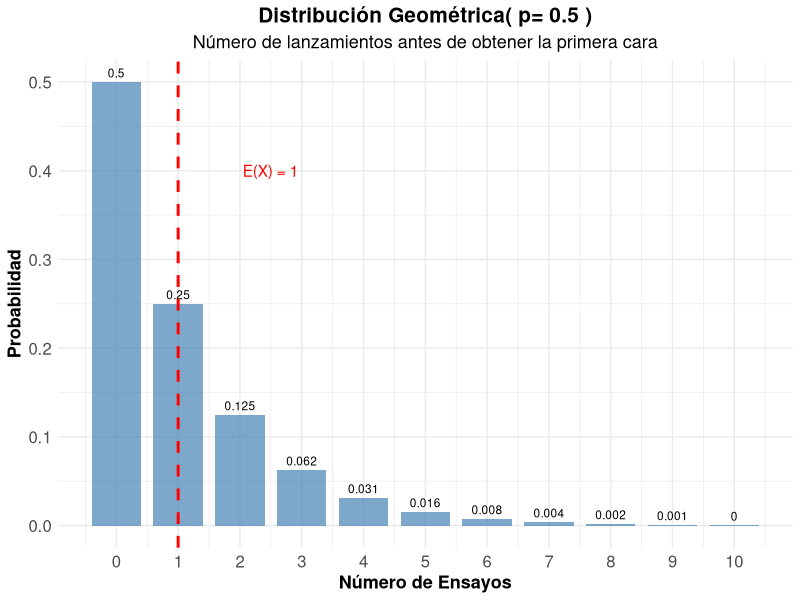
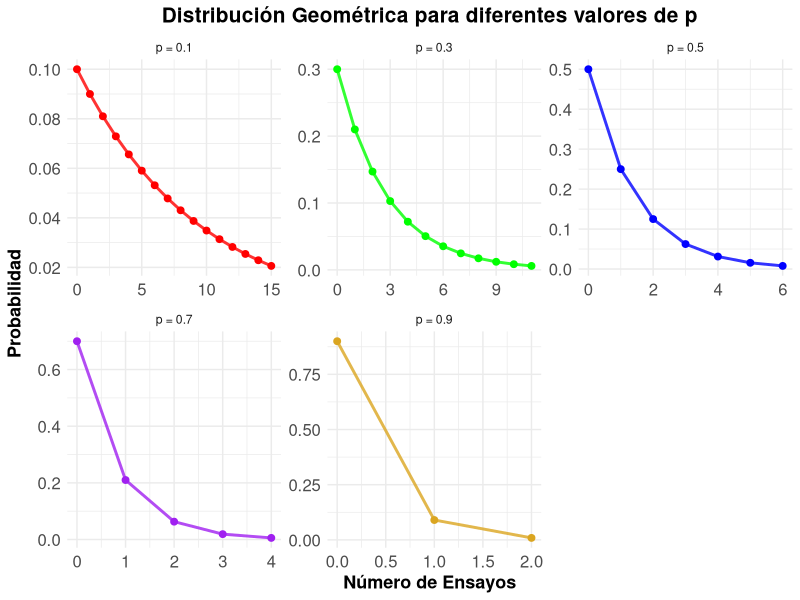
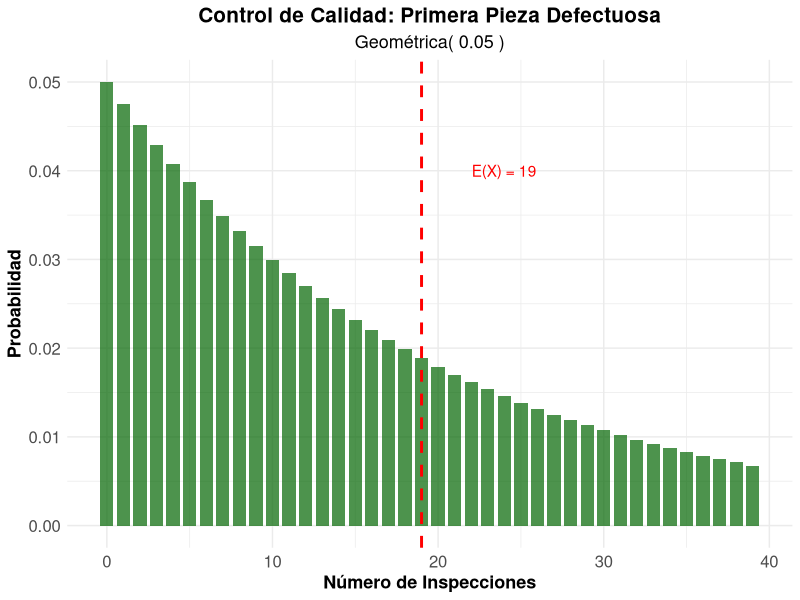
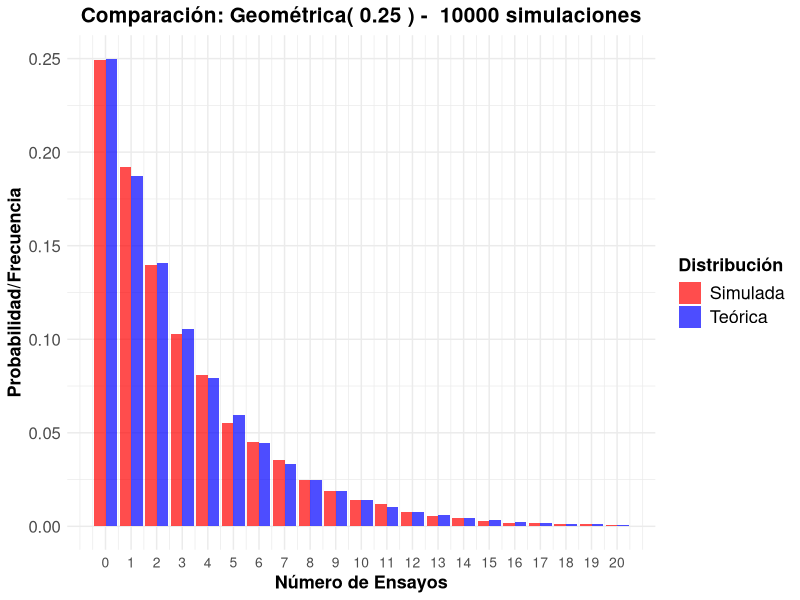
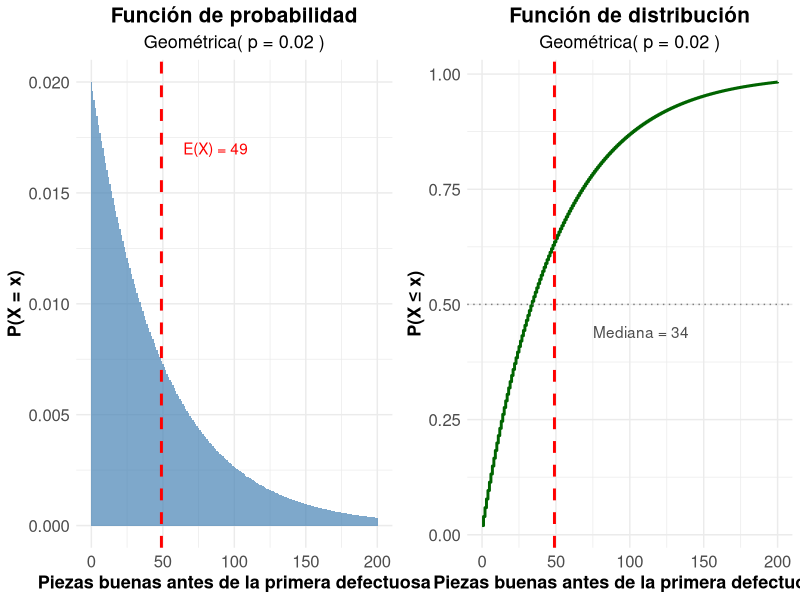
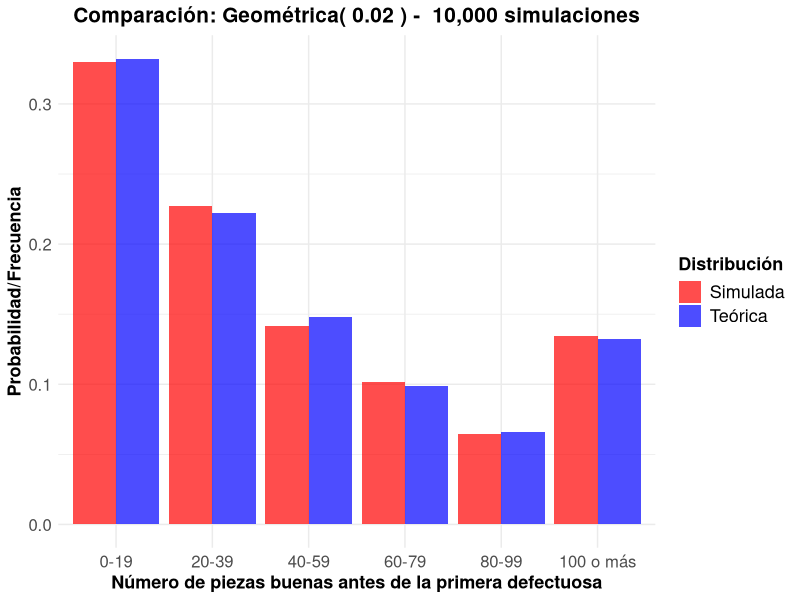
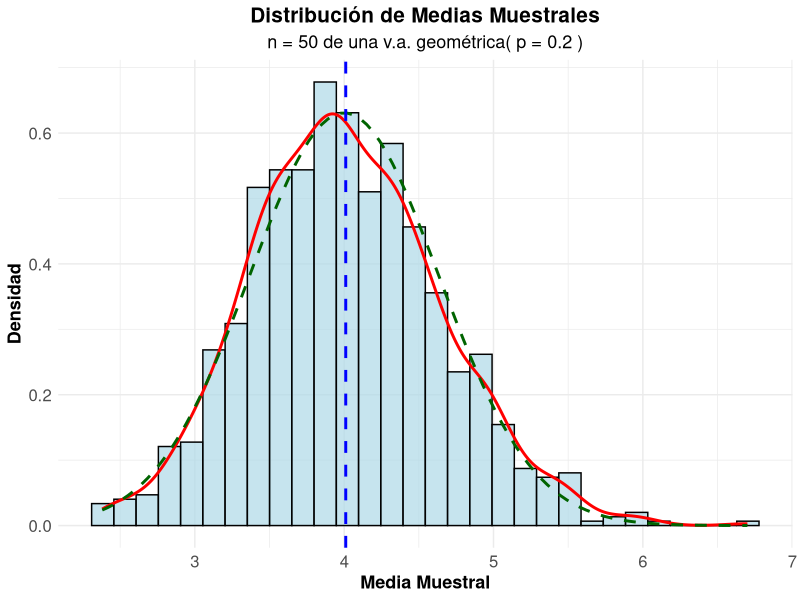

Recreate these plots in R, in order.
## ---- chunk 1
#| label: setup
#| include: false

library(tidyverse)
library(kableExtra)
library(gridExtra)
library(tidyr)
## ---- chunk 2
#| label: moneda-geometrica
#| code-fold: true

# Parámetro
p_cara <- 0.5

# Calcular probabilidades para los primeros 11 ensayos
k_moneda <- 0:10
# Prefijo d (density) sufijo es el de la va
prob_geometrica <- dgeom(k_moneda , p_cara)  

# Crear tabla
geometrica_moneda <- data.frame(
  Ensayo = k_moneda,
  Probabilidad = prob_geometrica,
  Prob_Acumulada = pgeom(k_moneda, p_cara)
)

kable(geometrica_moneda, 
      caption = "Distribución Geométrica - Primera cara (p = 0.5)",
      digits = 4,
      col.names = c("Ensayo", "P(X = x)", "P(X ≤ x)")) %>%
  kable_styling(bootstrap_options = "striped")

# Parámetros estadísticos
media_moneda <- (1-p_cara) / p_cara
varianza_moneda <- (1 - p_cara) / (p_cara^2)
desv_std_moneda <- sqrt(varianza_moneda)


cat("Media (ensayos esperados):", media_moneda, "\n")
cat("Varianza:", varianza_moneda, "\n")
cat("Desviación estándar:", round(desv_std_moneda, 4), "\n")

## ---- chunk 3
#| code-fold: true
#| fig-align: center


#| label: grafico-geometrica-basico
#| fig-cap: "Distribución Geométrica - Primera cara en lanzamiento de moneda"
ggplot(geometrica_moneda, aes(x = Ensayo, y = Probabilidad)) +
  geom_col(fill = "steelblue", alpha = 0.7, width = 0.8) +
  geom_text(aes(label = round(Probabilidad, 3)), vjust = -0.5, size = 3) +
  geom_vline(xintercept = media_moneda, color = "red", linetype = "dashed", linewidth = 1) +
  annotate("text", x = media_moneda + 1.5, y = max(prob_geometrica) * 0.8, 
           label = paste("E(X) =", media_moneda), color = "red") +
  scale_x_continuous(breaks = k_moneda) +
  labs(title = paste("Distribución Geométrica( p=", p_cara, ")"),
       subtitle = "Número de lanzamientos antes de obtener la primera cara",
       x = "Número de Ensayos",
       y = "Probabilidad") +
  theme_minimal() +
  theme(
    legend.title = element_text(size=13, face="bold"),
    legend.text = element_text(size=13),
    plot.title = element_text(size=15, face="bold", hjust = 0.5),
    plot.subtitle = element_text(size=13, hjust = 0.5),
    axis.text.x=element_text(size=12),
    axis.text.y=element_text(size=12),
    axis.title.x = element_text(face="bold", size=13),
    axis.title.y = element_text(face="bold", size=13)
    # panel.grid.major.y = element_line(color = "#ECF0F1", linewidth = 0.5,
    #   linetype = "dashed"),
    # panel.grid.minor.y = element_blank(),
    # panel.grid.major.x = element_blank(),
    # panel.background = element_rect(fill = "#FAFAFA", color = NA),
    # plot.background = element_rect(fill = "white", color = NA)
  )
## ---- chunk 4
#| label: diferentes-p
#| code-fold: true


# Diferentes probabilidades de éxito
p_values <- c(0.1, 0.3, 0.5, 0.7, 0.9)
k_max <- 15

# Crear data frame para comparación
geometrica_comp <- data.frame()
for(p in p_values) {
  k_vals <- 0:k_max
  probs <- dgeom(k_vals, p)  
  
  temp_data <- data.frame(
    p_label = paste("p =", p),
    k = k_vals,
    probabilidad = probs,
    media = (1-p)/p,
    varianza = (1-p)/(p^2)
  )
  geometrica_comp <- rbind(geometrica_comp, temp_data)
}

# Tabla de parámetros
parametros_comp <- data.frame(
  p = p_values,
  Media = (1-p_values)/p_values,
  Varianza = (1-p_values)/(p_values^2),
  Desv_Std = sqrt((1-p_values)/(p_values^2))
)

kable(parametros_comp, 
      caption = "Parámetros de la distribución geométrica para diferentes valores de p",
      digits = 4,
      col.names = c("p", "Media", "Varianza", "Desv. Std")) |> 
  kable_styling(bootstrap_options = "striped")
## ---- chunk 5
#| label: grafico-diferentes-p
#| code-fold: true
#| fig-align: center
#| fig-cap: "Distribución Geométrica para diferentes valores de p"
# Filtrar para mejor visualización
geometrica_filtered <- geometrica_comp[geometrica_comp$probabilidad > 0.005, ]

ggplot(geometrica_filtered, aes(x = k, y = probabilidad, color = p_label)) +
  geom_line(linewidth = 1, alpha = 0.8, show.legend = FALSE) +
  geom_point(size = 2, show.legend = FALSE) +
  scale_color_manual(values = c("red", "green", "blue", "purple", "goldenrod")) +
  facet_wrap(~p_label, scales = "free") +
  labs(title = "Distribución Geométrica para diferentes valores de p",
       x = "Número de Ensayos",
       y = "Probabilidad",
       color = "Parámetro") +
  theme_minimal() +
  theme(
    legend.title = element_text(size=13, face="bold"),
    legend.text = element_text(size=13),
    plot.title = element_text(size=15, face="bold", hjust = 0.5),
    plot.subtitle = element_text(size=13, hjust = 0.5),
    axis.text.x=element_text(size=12),
    axis.text.y=element_text(size=12),
    axis.title.x = element_text(face="bold", size=13),
    axis.title.y = element_text(face="bold", size=13)
    # panel.grid.major.y = element_line(color = "#ECF0F1", linewidth = 0.5,
    #   linetype = "dashed"),
    # panel.grid.minor.y = element_blank(),
    # panel.grid.major.x = element_blank(),
    # panel.background = element_rect(fill = "#FAFAFA", color = NA),
    # plot.background = element_rect(fill = "white", color = NA)
  )
## ---- chunk 6
#| label: falta-memoria
#| code-fold: true

# Demostración de la propiedad de falta de memoria
p_mem <- 0.3
s <- 5
t <- 3

# P(X >= s + t)
prob_s_t <- 1 - pgeom(s + t-1, p_mem)  

# P(X >= s) 
prob_s <- 1- pgeom(s-1, p_mem)

# P(X >= t) 
prob_t <- 1- pgeom(t-1, p_mem)

# P(X >= s + t | X >= s) = P(X >= s + t) / P(X >= s)
prob_condicional <- prob_s_t / prob_s

cat("Demostración de la Propiedad de Falta de Memoria:\n")
cat("Parámetros: p =", p_mem, ", s =", s, ", t =", t, "\n\n")
cat("P(X  ≥", s+t, ") =", round(prob_s_t, 6), "\n")
cat("P(X  ≥", s, ") =", round(prob_s, 6), "\n")
cat("P(X  ≥", t, ") =", round(prob_t, 6), "\n\n")
cat("P(X  ≥", s+t, "| X  ≥", s, ") =", round(prob_condicional, 6), "\n")
cat("P(X  ≥", t, ") =", round(prob_t, 6), "\n\n")
cat("¿Son iguales?", abs(prob_condicional - prob_t) < 1e-10, "\n")
## ---- chunk 7
#| label: control-calidad-geometrica
#| code-fold: true
#| fig-align: center
# Parámetros
p_defecto_geom <- 0.05

# Parámetros estadísticos
media_defecto <- (1-p_defecto_geom) / p_defecto_geom
varianza_defecto <- (1 - p_defecto_geom) / (p_defecto_geom^2)
desv_std_defecto <- sqrt(varianza_defecto)

cat("Control de Calidad - Primera pieza defectuosa:\n")
cat("Probabilidad de defecto por pieza:", p_defecto_geom, "\n")
cat("Número esperado de inspecciones:", media_defecto, "\n")
cat("Desviación estándar:", round(desv_std_defecto, 2), "\n\n")

# Probabilidades específicas
k_calidad <- 0:50
prob_calidad <- dgeom(k_calidad, p_defecto_geom)

# Preguntas de interés
prob_primera_10 <- sum(prob_calidad[1:10])
prob_mas_20 <- 1 - sum(prob_calidad[1:20])
prob_entre_10_30 <- sum(prob_calidad[10:30])

cat("Probabilidades de interés:\n")
cat("P(primera defectuosa en ≤ 10 inspecciones):", round(prob_primera_10, 4), "\n")
cat("P(primera defectuosa en > 20 inspecciones):", round(prob_mas_20, 4), "\n")
cat("P(primera defectuosa entre 10 y 30 inspecciones):", round(prob_entre_10_30, 4), "\n")



# Visualización
calidad_data <- data.frame(
  k = k_calidad[1:40],
  probabilidad = prob_calidad[1:40]
)

ggplot(calidad_data, aes(x = k, y = probabilidad)) +
  geom_col(fill = "darkgreen", alpha = 0.7, width = 0.8) +
  geom_vline(xintercept = media_defecto, color = "red", linetype = "dashed", linewidth = 1) +
  annotate("text", x = media_defecto + 5, y = max(prob_calidad) * 0.8, 
           label = paste("E(X) =", media_defecto), color = "red") +
  labs(title = "Control de Calidad: Primera Pieza Defectuosa",
       subtitle = paste("Geométrica(", p_defecto_geom, ")"),
       x = "Número de Inspecciones",
       y = "Probabilidad") +
  theme_minimal() +
  theme(
    legend.title = element_text(size=13, face="bold"),
    legend.text = element_text(size=13),
    legend.position = "bottom",
    plot.title = element_text(size=15, face="bold", hjust = 0.5),
    plot.subtitle = element_text(size=13, hjust = 0.5),
    axis.text.x=element_text(size=12),
    axis.text.y=element_text(size=12),
    axis.title.x = element_text(face="bold", size=13),
    axis.title.y = element_text(face="bold", size=13)
    # panel.grid.major.y = element_line(color = "#ECF0F1", linewidth = 0.5,
    #   linetype = "dashed"),
    # panel.grid.minor.y = element_blank(),
    # panel.grid.major.x = element_blank(),
    # panel.background = element_rect(fill = "#FAFAFA", color = NA),
    # plot.background = element_rect(fill = "white", color = NA)
  )
## ---- chunk 8
#| label: simulacion-geometrica
#| code-fold: true

p_sim <- 0.25
n_sim <- 10000

# Generar datos geométricos 
datos_geom <- rgeom(n_sim, p_sim) 

# Estadísticas observadas
media_obs <- mean(datos_geom)
var_obs <- var(datos_geom)
desv_obs <- sd(datos_geom)

# Valores teóricos
media_teo <- (1-p_sim) / p_sim
var_teo <- (1 - p_sim) / (p_sim^2)
desv_teo <- sqrt(var_teo)

cat("Simulación Geométrica (p =", p_sim, "):\n")
cat("Simulaciones:", n_sim, "\n\n")
cat("Media teórica:", media_teo, "| Media observada:", round(media_obs, 4), "\n")
cat("Varianza teórica:", var_teo, "| Varianza observada:", round(var_obs, 4), "\n")
cat("Desv. Std teórica:", round(desv_teo, 4), "| Desv. Std observada:", round(desv_obs, 4), "\n")

# Comparar distribuciones
freq_obs <- table(datos_geom[datos_geom <= 20]) / n_sim
k_comp <- as.numeric(names(freq_obs))
prob_teo <- dgeom(k_comp, p_sim)

comparacion_sim <- data.frame(
  k = k_comp,
  Freq_Observada = as.numeric(freq_obs),
  Prob_Teorica = prob_teo,
  Diferencia = abs(as.numeric(freq_obs) - prob_teo)
)

kable(head(comparacion_sim, 12), 
      caption = "Comparación frecuencias observadas vs probabilidades teóricas",
      digits = 4,
      col.names = c("k", "Freq. Observada", "Prob. Teórica", "Diferencia")) %>%
  kable_styling(bootstrap_options = "striped")
## ---- chunk 9
#| code-fold: true
#| fig-align: center

comp_sim_long <- comparacion_sim |> 
  pivot_longer(cols = c("Freq_Observada", "Prob_Teorica"), 
               names_to = "Tipo", values_to = "Valor") |> 
  mutate(Tipo = recode(Tipo, 
                       "Freq_Observada" = "Simulada", 
                       "Prob_Teorica" = "Teórica"))




ggplot(comp_sim_long, aes(x = k, y = Valor, fill = Tipo)) +
  geom_col(position = "dodge", alpha = 0.7) +
  scale_fill_manual(values = c("Teórica" = "blue", "Simulada" = "red")) +
  scale_x_continuous(breaks = seq(0, 20, by = 1)) +
  labs(title = paste("Comparación: Geométrica(", p_sim, ") - ", n_sim, "simulaciones"),
       x = "Número de Ensayos",
       y = "Probabilidad/Frecuencia",
       fill = "Distribución") +
  theme_minimal() +
  theme(
    legend.title = element_text(size=13, face="bold"),
    legend.text = element_text(size=13),
    plot.title = element_text(size=15, face="bold", hjust = 0.5),
    plot.subtitle = element_text(size=13, hjust = 0.5),
    axis.text.x=element_text(size=10),
    axis.text.y=element_text(size=12),
    axis.title.x = element_text(face="bold", size=13),
    axis.title.y = element_text(face="bold", size=13)
    # panel.grid.major.y = element_line(color = "#ECF0F1", linewidth = 0.5,
    #   linetype = "dashed"),
    # panel.grid.minor.y = element_blank(),
    # panel.grid.major.x = element_blank(),
    # panel.background = element_rect(fill = "#FAFAFA", color = NA),
    # plot.background = element_rect(fill = "white", color = NA)
  )

## ---- chunk 10
#| label: sol-geom1-a
#| code-fold: true
#| fig-align: center
#| fig-width: 10
#| fig-height: 5
#| fig-cap: "Distribución Geométrica(0.02): función de probabilidad y función de distribución"

# Tema común para los gráficos de las soluciones
tema_ej <- theme_minimal() +
  theme(
    legend.title = element_text(size=13, face="bold"),
    legend.text = element_text(size=13),
    plot.title = element_text(size=15, face="bold", hjust = 0.5),
    plot.subtitle = element_text(size=13, hjust = 0.5),
    axis.text.x=element_text(size=12),
    axis.text.y=element_text(size=12),
    axis.title.x = element_text(face="bold", size=13),
    axis.title.y = element_text(face="bold", size=13)
  )

# Parámetro
p_maq <- 0.02

# Valores a graficar (la cola más allá de 200 es pequeña: P(X > 200) = 0.0172)
x_maq <- 0:200
geom_maq <- data.frame(
  x = x_maq,
  f = dgeom(x_maq, p_maq),
  F = pgeom(x_maq, p_maq)
)

media_maq <- (1 - p_maq) / p_maq
mediana_maq <- qgeom(0.5, p_maq)

# Función de probabilidad
g_fp <- ggplot(geom_maq, aes(x = x, y = f)) +
  geom_col(fill = "steelblue", alpha = 0.7, width = 1) +
  geom_vline(xintercept = media_maq, color = "red", linetype = "dashed", linewidth = 1) +
  annotate("text", x = media_maq + 38, y = max(geom_maq$f) * 0.85,
           label = paste("E(X) =", media_maq), color = "red") +
  labs(title = "Función de probabilidad",
       subtitle = paste("Geométrica( p =", p_maq, ")"),
       x = "Piezas buenas antes de la primera defectuosa",
       y = "P(X = x)") +
  tema_ej

# Función de distribución
g_fd <- ggplot(geom_maq, aes(x = x, y = F)) +
  geom_step(color = "darkgreen", linewidth = 1) +
  geom_hline(yintercept = 0.5, color = "gray50", linetype = "dotted") +
  geom_vline(xintercept = media_maq, color = "red", linetype = "dashed", linewidth = 1) +
  annotate("text", x = 75, y = 0.44, hjust = 0,
           label = paste("Mediana =", mediana_maq), color = "gray30") +
  labs(title = "Función de distribución",
       subtitle = paste("Geométrica( p =", p_maq, ")"),
       x = "Piezas buenas antes de la primera defectuosa",
       y = "P(X ≤ x)") +
  tema_ej

grid.arrange(g_fp, g_fd, ncol = 2)
## ---- chunk 11
#| label: sol-geom1-b
#| code-fold: true

media_maq <- (1 - p_maq) / p_maq
varianza_maq <- (1 - p_maq) / (p_maq^2)
desv_std_maq <- sqrt(varianza_maq)

cat("Media:", media_maq, "\n")
cat("Varianza:", varianza_maq, "\n")
cat("Desviación estándar:", round(desv_std_maq, 4), "\n")
## ---- chunk 12
#| label: sol-geom1-c
#| code-fold: true

set.seed(2025)
n_sim_maq <- 10000

# Generar datos geométricos
datos_maq <- rgeom(n_sim_maq, p_maq)

# Estadísticas observadas
media_obs_maq <- mean(datos_maq)
var_obs_maq <- var(datos_maq)
desv_obs_maq <- sd(datos_maq)

cat("Simulación Geométrica (p =", p_maq, "):\n")
cat("Simulaciones:", n_sim_maq, "\n\n")
cat("Media teórica:", media_maq, "| Media observada:", round(media_obs_maq, 4), "\n")
cat("Varianza teórica:", varianza_maq, "| Varianza observada:", round(var_obs_maq, 4), "\n")
cat("Desv. Std teórica:", round(desv_std_maq, 4), "| Desv. Std observada:", round(desv_obs_maq, 4), "\n")

# Comparar distribuciones por intervalos: 0-19, 20-39, ..., 80-99 y 100 o más
cortes <- c(seq(0, 100, by = 20), Inf)
etiquetas <- c("0-19", "20-39", "40-59", "60-79", "80-99", "100 o más")
intervalo <- cut(datos_maq, breaks = cortes, right = FALSE, labels = etiquetas)

freq_obs_maq <- as.numeric(table(intervalo)) / n_sim_maq
limites_sup <- c(19, 39, 59, 79, 99)
prob_teo_maq <- diff(c(0, pgeom(limites_sup, p_maq), 1))

comparacion_maq <- data.frame(
  Intervalo = etiquetas,
  Freq_Observada = freq_obs_maq,
  Prob_Teorica = prob_teo_maq,
  Diferencia = abs(freq_obs_maq - prob_teo_maq)
)

kable(comparacion_maq,
      caption = "Comparación frecuencias observadas vs probabilidades teóricas",
      digits = 4,
      col.names = c("Intervalo", "Freq. Observada", "Prob. Teórica", "Diferencia")) |>
  kable_styling(bootstrap_options = "striped")
## ---- chunk 13
#| label: sol-geom1-c-grafico
#| code-fold: true
#| fig-align: center
#| fig-cap: "Comparación entre distribución teórica y simulada - Máquina con p = 0.02"

comp_maq_long <- comparacion_maq |>
  pivot_longer(cols = c("Freq_Observada", "Prob_Teorica"),
               names_to = "Tipo", values_to = "Valor") |>
  mutate(Tipo = recode(Tipo,
                       "Freq_Observada" = "Simulada",
                       "Prob_Teorica" = "Teórica"),
         Intervalo = factor(Intervalo, levels = etiquetas))

ggplot(comp_maq_long, aes(x = Intervalo, y = Valor, fill = Tipo)) +
  geom_col(position = "dodge", alpha = 0.7) +
  scale_fill_manual(values = c("Teórica" = "blue", "Simulada" = "red")) +
  labs(title = paste("Comparación: Geométrica(", p_maq, ") - ", format(n_sim_maq, big.mark = ","), "simulaciones"),
       x = "Número de piezas buenas antes de la primera defectuosa",
       y = "Probabilidad/Frecuencia",
       fill = "Distribución") +
  tema_ej
## ---- chunk 14
#| label: sol-geom1-d
#| code-fold: true

s_mem <- 30
t_mem <- 20

# Verificación numérica (con la función de distribución)
prob_s_t <- 1 - pgeom(s_mem + t_mem - 1, p_maq)   # P(X >= s + t)
prob_s <- 1 - pgeom(s_mem - 1, p_maq)             # P(X >= s)
prob_t <- 1 - pgeom(t_mem - 1, p_maq)             # P(X >= t)
prob_condicional <- prob_s_t / prob_s             # P(X >= s + t | X >= s)

cat("Verificación numérica:\n")
cat("P(X ≥", s_mem + t_mem, "| X ≥", s_mem, ") =", round(prob_condicional, 6), "\n")
cat("P(X ≥", t_mem, ") =", round(prob_t, 6), "\n")
cat("¿Son iguales?", abs(prob_condicional - prob_t) < 1e-10, "\n\n")

# Verificación con la simulación del inciso c)
sobreviven <- datos_maq[datos_maq >= s_mem]          # casos en los que X >= s

cat("Verificación por simulación:\n")
cat("Casos con X ≥", s_mem, ":", length(sobreviven), "\n")
cat("Proporción de ellos con X ≥", s_mem + t_mem, ":", round(mean(sobreviven >= s_mem + t_mem), 4),
    "| P(X ≥", t_mem, ") teórica:", round(prob_t, 4), "\n")
cat("Media de (X - s) dado X ≥ s:", round(mean(sobreviven - s_mem), 2),
    "| E(X) teórica:", media_maq, "\n")
## ---- chunk 15
#| label: sol-geom2-tcl
#| code-fold: true
#| fig-width: 8
#| fig-height: 6
#| fig-align: "center"
#| fig-cap: "Verificación del Teorema Central del Límite: Geométrica(0.2), n = 50"

set.seed(2025)

k_muestra_g <- 1000
n_muestra_g <- 50
p_g <- 0.2

# Parámetros teóricos
mu_g <- (1 - p_g) / p_g
sigma2_g <- (1 - p_g) / p_g^2
var_media_g <- sigma2_g / n_muestra_g

# Simular medias muestrales
medias_g <- replicate(k_muestra_g, {
  muestra <- rgeom(n_muestra_g, p_g)
  mean(muestra)
})

# Crear histograma
hist_data_g <- data.frame(Medias = medias_g)

ggplot(hist_data_g) +
  geom_histogram(aes(x = Medias, after_stat(density)), bins = 30,
                 fill = "lightblue", alpha = 0.7, color = "black") +
  geom_density(aes(x = Medias), color = "red", linewidth = 1) +
  geom_function(fun = dnorm, args = list(mean = mu_g, sd = sqrt(var_media_g)),
                color = "darkgreen", linetype = "dashed", linewidth = 1) +
  geom_vline(xintercept = mean(medias_g),
             color = "blue", linetype = "dashed", linewidth = 1) +
  labs(title = "Distribución de Medias Muestrales",
       subtitle = paste("n =", n_muestra_g, "de una v.a. geométrica( p =", p_g, ")"),
       x = "Media Muestral",
       y = "Densidad") +
  theme_minimal() +
  theme(
    legend.title = element_text(size=13, face="bold"),
    legend.text = element_text(size=13),
    plot.title = element_text(size=15, face="bold", hjust = 0.5),
    plot.subtitle = element_text(size=13, hjust = 0.5),
    axis.text.x=element_text(size=12),
    axis.text.y=element_text(size=12),
    axis.title.x = element_text(face="bold", size=13),
    axis.title.y = element_text(face="bold", size=13)
  )

# Estadísticas
cat("Media teórica:", mu_g, "\n")
cat("Media observada:", round(mean(medias_g), 4), "\n")
cat("Varianza teórica de la media:", var_media_g, "\n")
cat("Varianza observada de la media:", round(var(medias_g), 4), "\n")
